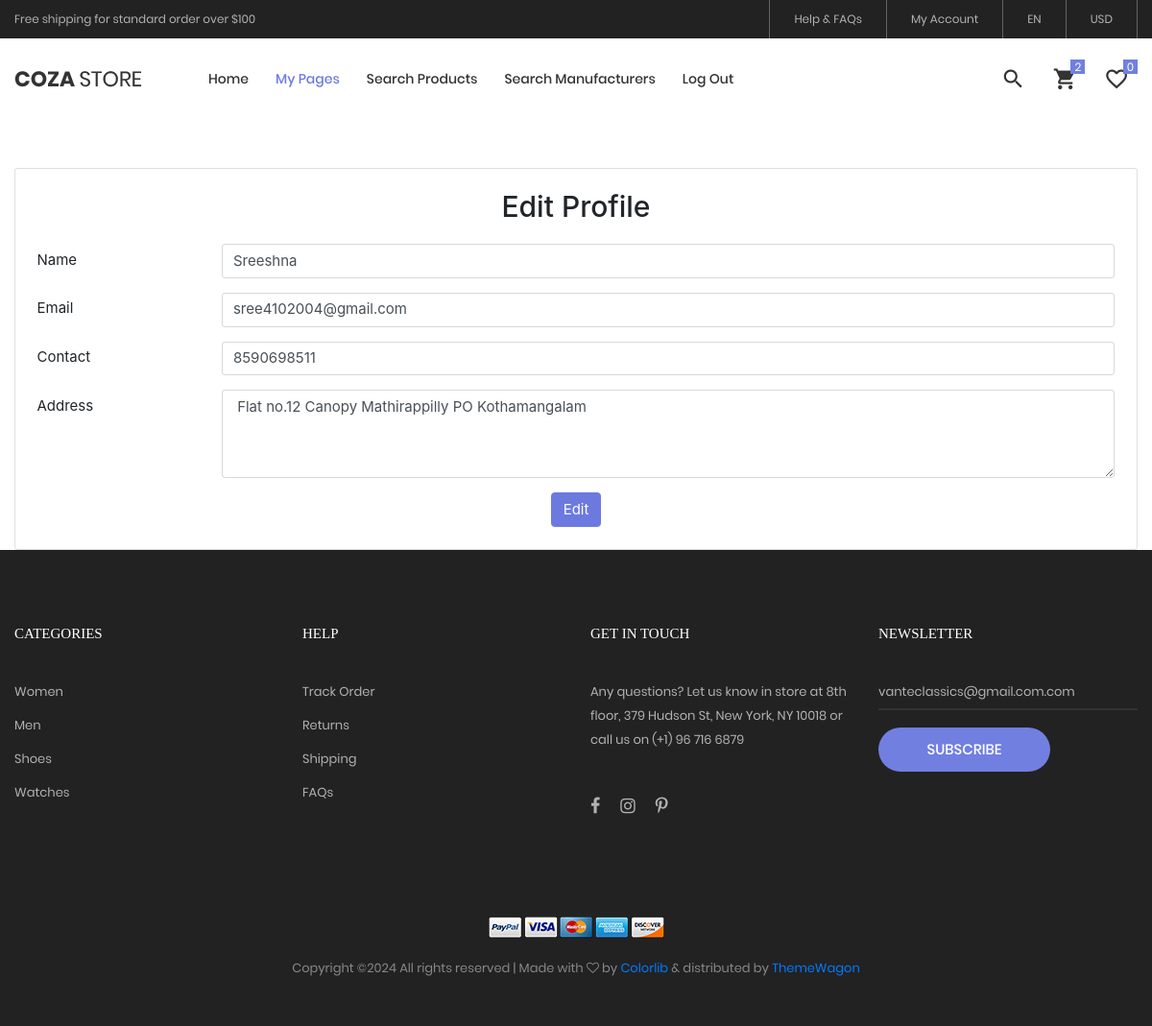
/PROJECT/User/EditProfile.php (signed in), run on the app's committed database.
### tables this page shows
CREATE TABLE `tbl_user` (
  `user_id` int(11) NOT NULL,
  `user_name` varchar(30) NOT NULL,
  `user_email` varchar(30) NOT NULL,
  `user_contact` varchar(10) NOT NULL,
  `user_address` varchar(50) NOT NULL,
  `place_id` int(11) NOT NULL,
  `user_photo` varchar(100) NOT NULL,
  `user_password` varchar(10) NOT NULL
);

### PROJECT/User/EditProfile.php (the view, shortened to what this page needs)
<?php
include("../Assets/Connection/connection.php");
include("Head.php");
$SelQry="select * from tbl_user where user_id=".$_SESSION['uid'];
$result=$Con->query($SelQry);
$row=$result->fetch_assoc();
		?>
<!DOCTYPE html PUBLIC "-//W3C//DTD XHTML 1.0 Transitional//EN" "http://www.w3.org/TR/xhtml1/DTD/xhtml1-transitional.dtd">
<html xmlns="http://www.w3.org/1999/xhtml">
<head>
    <link rel="stylesheet" type="text/css" href="../Assets/Templates/Main/vendor/bootstrap/css/bootstrap.min.css">
    <link rel="stylesheet" type="text/css" href="../Assets/Templates/Main/fonts/font-awesome-4.7.0/css/font-awesome.min.css">
    <link rel="stylesheet" type="text/css" href="../Assets/Templates/Main/css/main.css">
</head>
<body>
<div class="container mt-5">
    <div class="card p-4 shadow-sm">
        <h2 class="text-center mb-4">Edit Profile</h2>
        <form id="form1" name="form1" method="post" action="">
            <div class="form-group row mb-3">
                <label for="txt_name" class="col-sm-2 col-form-label">Name</label>
                <div class="col-sm-10">
                    <input type="text" class="form-control" name="txt_name" title="Name allows only alphabets, spaces, and the first letter must be capital." pattern="^[A-Z]+[a-zA-Z ]*$" id="txt_name" value="<?php echo $row['user_name'];?>" required />
                </div>
            </div>
            <div class="form-group row mb-3">
                <label for="txt_email" class="col-sm-2 col-form-label">Email</label>
                <div class="col-sm-10">
                    <input type="email" class="form-control" name="txt_email" id="txt_email" value="<?php echo $row['user_email'];?>" required />
                </div>
            </div>
            <div class="form-group row mb-3">
                <label for="txt_contact" class="col-sm-2 col-form-label">Contact</label>
                <div class="col-sm-10">
                    <input type="text" class="form-control" name="txt_contact" pattern="[7-9]{1}[0-9]{9}" title="Phone number must start with 7-9 and the remaining 9 digits should be 0-9." id="txt_contact" value="<?php echo $row['user_contact'];?>" required />
                </div>
            </div>
            <div class="form-group row mb-3">
                <label for="txt_address" class="col-sm-2 col-form-label">Address</label>
                <div class="col-sm-10">
                    <textarea name="txt_address" class="form-control" id="txt_address" rows="4" required><?php echo $row['user_address'];?></textarea>
                </div>
            </div>
            <div class="text-center">
                <input type="submit" name="btn_edit" id="btn_edit" class="btn btn-primary" value="Edit" />
            </div>
        </form>
    </div>
</div>
</body>
</html>
<?php
include("Foot.php");
?>

### PROJECT/Assets/Templates/Main/css/main.css (style rules this page uses)
.container { max-width: 1380px; }
@media (max-width: 1600px) { .container { max-width: 1200px; } }

### PROJECT/User/EditProfile.php (style rules this page uses)
.btn-primary { background-color: #6c7ae0; border-color: #6c7ae0; }

### data on the page
tbl_user: txt_name "Sreeshna", txt_email "sree4102004@gmail.com", txt_contact "8590698511", txt_address "Flat no.12 Canopy Mathirappilly PO Kothamangalam"
